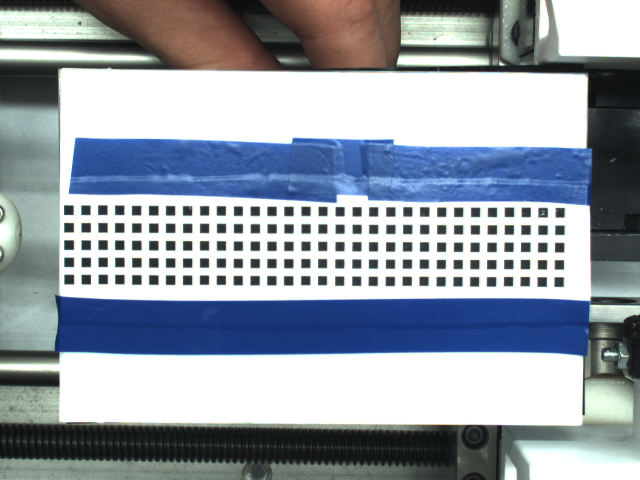
#> input picture Test Images/5x30_squares_l-2mm_space-4mm.png, 1280 x 960 px, given in place of 80mm_70mm.png, which was not available (shown at 1/2 size)
$ python image_processing.py 'Test Images/5x30_squares_l-2mm_space-4mm.png'
#> lines starting #> are read from the running program, lines starting #| are printed output that depends on the picture; after the words box and inside, x2 and y2 are one past the last pixel; in counts of white or black regions, pixels touching at a corner belong together; pictures that were not available may be replaced by others from this repository, and a replacement may not be noted
import cv2
import numpy as np
from skimage.morphology import skeletonize
import sys, os
from scipy.interpolate import splrep, splev, CubicSpline
from scipy.integrate import quad
from scipy.optimize import fsolve, leastsq
from matplotlib.pyplot import draw
import matplotlib.pyplot as plt
import re
# import scipy


def smooth_data ( Y, window, iterations = 1 ):
	retval = Y.copy()

	for k in range( iterations ):
		tmp = []
		for i in range( len( Y ) ):
			lidx = i - window
			uidx = i + window + 1
			if lidx < 0:
				lidx = 0

			if uidx > len( retval ):
				uidx = len( retval )

			tmp.append( np.mean( retval[lidx: uidx] ) )

		# for

		retval = np.array( tmp )

	# for

	return retval

# smooth_data


def load_image( filename ):
	img = cv2.imread( filename, cv2.IMREAD_COLOR )
	gray_image = cv2.cvtColor( img, cv2.COLOR_BGR2GRAY )

	return img, gray_image


# [11 lines left out: function set_ROI, not called in this run]

# set_ROI


def set_ROI_box( image, crop_area ):
	""" Sets a box around the region of interest and returns what is
		in the box

		crop = (top_leftX, top_leftY, bottom_rightX, bottom_rightY)
	"""
	tlx, tly, brx, bry = crop_area

	cropped_image = image[tly:bry, tlx:brx]

	return cropped_image

# set_ROI_box


# [75 lines left out: functions binary, gen_kernel, canny_edge_detection, not called in this run]


def get_centerline( edge_image ):
	# [10 lines of commented-out code are left out]
	binary = np.copy( edge_image ) / 255
	skeleton = skeletonize( binary )
	skeleton = skeleton.astype( np.uint8 ) * 255

	return skeleton


def stitch( canny_img, binary_img ):
	binary_nonzero = np.argwhere( binary_img )  # find all nonzero indices

	# sort by x-coordinate
	binary_nonzero = sorted( binary_nonzero, key = lambda element: element[1] )
	binary_nonzero = np.asarray( binary_nonzero )  # convert back to numpy array

	canny_nonzero = np.argwhere( canny_img )  # find all nonzero indices
	canny_max_idx = np.argmax( canny_nonzero[:, 1] )  # find the index of rightmost point
	canny_max = canny_nonzero[canny_max_idx][1]  # find the index in original image

	stitch_img = np.copy( canny_img )
	# find where rightmost point stops in binary image
	binary_start = np.argwhere( binary_nonzero[:, 1] == canny_max )[0][0]

	# add binary_img points to stitch_img
	for b in range( binary_start, binary_nonzero.shape[0] ):
		coord = binary_nonzero[b]
		stitch_img[coord[0], coord[1]] = 255

	return stitch_img

# stitch


def find_param_along_poly ( poly: np.poly1d, x0: float, target_length: float ):
	deriv_1 = np.polyder( poly, 1 )
	integrand = lambda x: np.sqrt( 1 + ( deriv_1( x ) ) ** 2 )

	arc_length = lambda x: quad( integrand, x0, x )[0]
	cost_fn = lambda x: np.abs( target_length - arc_length( x ) )

	ret_x = fsolve( cost_fn, x0 )[0]
	err = target_length - arc_length( ret_x )

	return ret_x, err

# find_param_along_poly


# [7 lines left out: function find_param_along_spline, not called in this run]

# find_param_along_spline


def arclength( poly: np.poly1d, a: float, b: float ):
	deriv_1 = np.polyder( poly, 1 )
	integrand = lambda x: np.sqrt( 1 + ( deriv_1( x ) ) ** 2 )

	return quad( integrand, a, b )[0]

# arclength


# [7 lines left out: function arclength_spline, not called in this run]

# arclength_spline


def xycenterline( centerline_img ):
	N_rows, N_cols = np.shape( centerline_img )

	x = np.arange( N_cols )  # x-coords
	y = N_rows * np.ones( N_cols )  # y-coords
	y = np.argmax( centerline_img, 0 )

	x = x[y > 0]
	y = y[y > 0]

	return x, y

# xycenterline


def find_active_areas( x0: float, poly: np.poly1d, lengths, pix_per_mm ):
	''' Determines the active area x parameters for the fit polynomial given
		a desired arclength(s).
	'''

	lengths = pix_per_mm * np.array( lengths )

	ret_x = []
	for l in lengths:
		ret_x.append( find_param_along_poly( poly, x0, l )[0] )

	return ret_x

# find_active_areas


def fit_polynomial( centerline_img, deg ):
	nonzero = np.argwhere( centerline_img )
# 	x_coord = nonzero[:, 1]
# 	y_coord = nonzero[:, 0]
# 	poly = np.poly1d( np.polyfit( x_coord, y_coord, deg ) )

	N_rows, N_cols = np.shape( centerline_img )

	x = np.arange( N_cols )  # x-coords
	y = N_rows * np.ones( N_cols )  # y-coords
	y = np.argmax( centerline_img, 0 )

	x = x[y > 0]
	y = y[y > 0]
	poly = np.poly1d( np.polyfit( x, y, deg ) )

	return poly, x

# fit_polynomial


def fit_spline( centerline_img ):
	N_rows, N_cols = np.shape( centerline_img )

	x = np.arange( N_cols )  # x-coords
	y = N_rows * np.ones( N_cols )  # y-coords
	y = np.argmax( centerline_img, 0 )

	x = x[y > 0]
	y = y[y > 0]

# 	spline = splrep( x, y  )
	spline = CubicSpline( x, y, bc_type = "natural" )

	return spline, x

# fit_spline


def find_curvature( p: np.poly1d, x ):
	p1 = np.polyder( p, 1 )
	p2 = np.polyder( p, 2 )

	return p2( x ) / ( 1 + ( p1( x ) ) ** 2 ) ** ( 3 / 2 )

# find_curvature


# [16 lines left out: function find_spline_curvature, not called in this run]

# find_spline_curvature


def fit_circle_raw_curvature( y, x, x_int, width: float ):
	k = []
	for xi in x_int:
		idxs = np.abs( x - xi ) <= width
		x_window = x[idxs]
		y_window = y[idxs]

		xm = np.mean( x_window )
		ym = np.mean( y_window )

		calcdist = lambda xc, yc: np.sqrt( ( x_window - xc ) ** 2 + ( y_window - yc ) ** 2 )
		costfn = lambda c: np.abs( calcdist( *c ) - np.mean( calcdist( *c ) ) )

		c2, ier = leastsq( costfn , ( xm, ym ) )
		R = np.mean( calcdist( *c2 ) )
		if c2[1] - ym < 0:
			R *= -1

		k.append( 1 / R )

	# for

	return np.array( k )

# fit_circle_raw_curvature


def fit_circle_curvature( p, x, x_int, width: float ):
	k = []
	for xi in x_int:
		x_window = x[np.abs( x - xi ) <= width]
		y_window = p( x_window )

		xm = np.mean( x_window )
		ym = np.mean( y_window )

		calcdist = lambda xc, yc: np.sqrt( ( x_window - xc ) ** 2 + ( y_window - yc ) ** 2 )
		costfn = lambda c: np.abs( calcdist( *c ) - np.mean( calcdist( *c ) ) )

		c2, ier = leastsq( costfn , ( xm, ym ) )
		R = np.mean( calcdist( *c2 ) )
		if c2[1] - ym < 0:
			R *= -1

		k.append( 1 / R )

	# for

	return np.array( k )

# fit_circle_curvature


# [90 lines left out: functions find_active_areas_poly, plot_func_image, plot_spline_image, not called in this run]
# 	plt.show()

# plot_spline_image


def main():

	filename = '80mm_70mm.png'
	directory = 'Test Images/Curvature_experiment_11-15-19/'
	pix_per_mm = 8.498439  # 767625596
	crop_area = ( 84, 250, 1280, 715 )

	# metadata processing
	pattern = r'([0-9]+)mm_([0-9]+)mm.png'
	result = re.search( pattern, filename )
	act_R1, act_R2 = result.groups()
	act_R1 = float( act_R1 )
	act_R2 = -float( act_R2 )

	x_ignore = ( 450, 800 )

	img, gray_image = load_image( directory + filename )
#> in load_image, img is the input picture: shape (960, 1280, 3); mean B, G, R 168.2, 157.7, 148.9
#> in load_image, `gray_image = cv2.cvtColor( img, cv2.COLOR_BGR2GRAY )`:
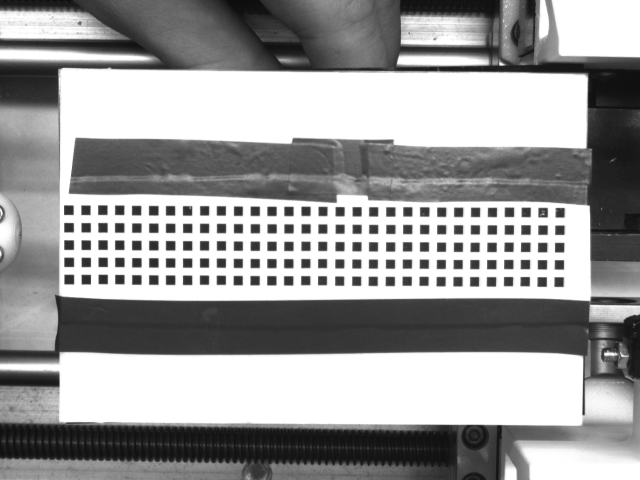
#> gray_image: shape (960, 1280) (shown at 1/2 size); min 12, max 255, mean 156.3

	crop_img = set_ROI_box( gray_image, crop_area )
#> in set_ROI_box, `cropped_image = image[tly:bry, tlx:brx]`:
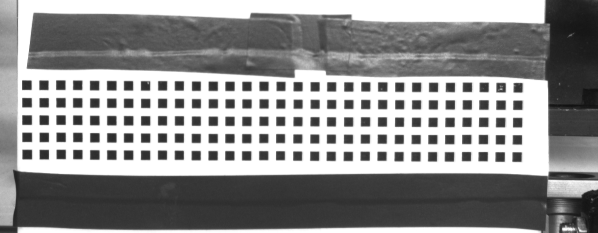
#> cropped_image: shape (465, 1196) (shown at 1/2 size); min 16, max 255, mean 145.2
# 	cv2.imshow( "Cropped Image", crop_img )

	binary_img = cv2.threshold( crop_img, 100, 255, cv2.THRESH_BINARY_INV )[1]
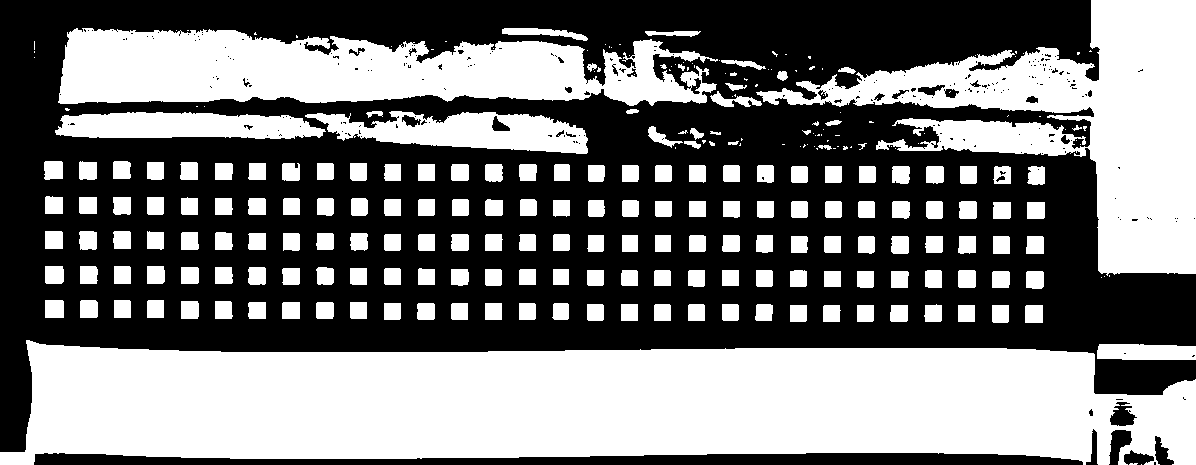
#> binary_img: shape (465, 1196); 46.9% white; 275 white regions (94 under 20 px), largest, box (x1, y1, x2, y2) and area: (0, 340, 1196, 465) 119708, (756, 0, 1196, 276) 43919, (58, 28, 718, 106) 35836
# 	cv2.imshow( "Binarized Image", binary_img )

# 	canny_edges = canny_edge_detection( crop_img )
	skeleton = get_centerline( binary_img )
#> in get_centerline, `skeleton = skeletonize( binary )`:
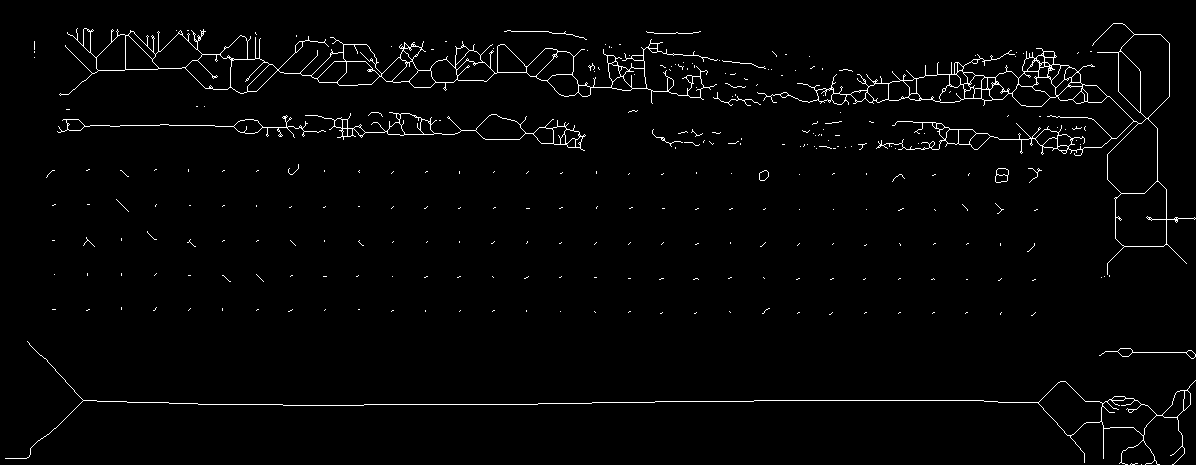
#> skeleton: shape (465, 1196) bool; 2% white in thin lines or dots
# 	cv2.imshow( "Skeletonized image", skeleton )

	stitch_img = stitch( skeleton, binary_img )
#> in stitch, `binary_nonzero = np.argwhere( binary_img )`: binary_nonzero = 260693 pairs, first value 0 to 464, second value 0 to 1195
#> in stitch, `binary_nonzero = sorted( binary_nonzero, key = lambda element: element..`: binary_nonzero = 260693 items
#> in stitch, `binary_nonzero = np.asarray( binary_nonzero )`: binary_nonzero = 260693 pairs, first value 0 to 464, second value 0 to 1195
#> in stitch, `canny_nonzero = np.argwhere( canny_img )`: canny_nonzero = 10906 pairs, first value 23 to 464, second value 5 to 1195
#> in stitch, `canny_max_idx = np.argmax( canny_nonzero[:, 1] )`: canny_max_idx = 8484
#> in stitch, `canny_max = canny_nonzero[canny_max_idx][1]`: canny_max = 1195
#> in stitch, `binary_start = np.argwhere( binary_nonzero[:, 1] == canny_max )[0][0]`: binary_start = 260319
#> the loop in stitch, `for b in range( binary_start, binary_nonzero.shape[0] ):` made 374 passes
#> coord on passes 1 to 3: [0, 1195], [1, 1195], [2, 1195]
#> after the loop in stitch, `for b in range( binary_start, binary_nonzero.shape[0] ):`:
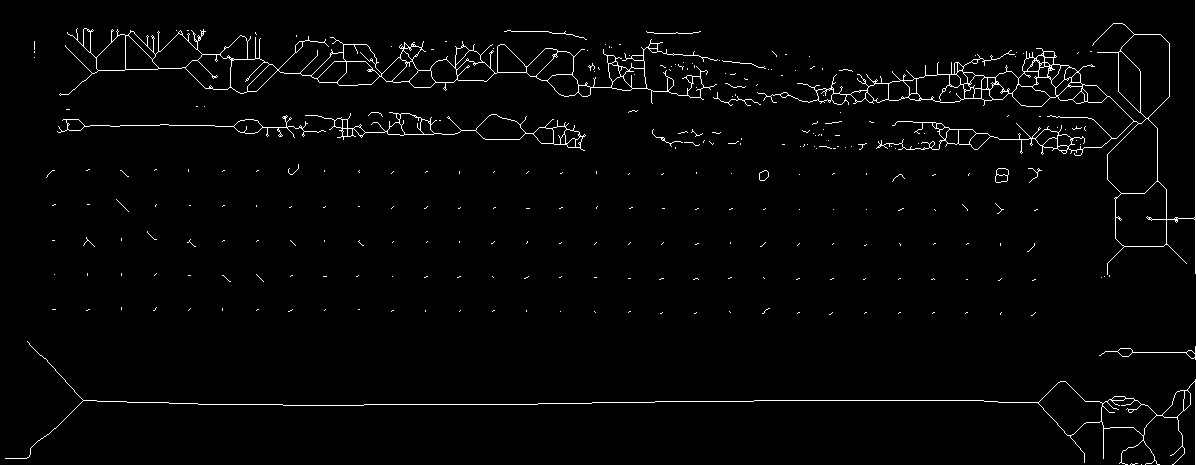
#> stitch_img: shape (465, 1196); 2% white in thin lines or dots

	print( 'fitting the polynomial' )
	poly, x = fit_polynomial( skeleton, 15 )
#> in fit_polynomial, `nonzero = np.argwhere( centerline_img )`: nonzero has the same summary as canny_nonzero in stitch
#> in fit_polynomial, `y = np.argmax( centerline_img, 0 )`: y = 1196 values, max 458 at index 5, min 0 at index 0, mean 69.31
#> in fit_polynomial, `x = x[y > 0]`: x = 1191 values from 5 to 1195
#> in fit_polynomial, `y = y[y > 0]`: y = 1191 values, max 458 at index 0, min 23 at index 1108, mean 69.6
#> x = 1191 values from 5 to 1195
	xc, yc = xycenterline( skeleton )
#> in xycenterline, `y = np.argmax( centerline_img, 0 )`: y = 1196 values, max 458 at index 5, min 0 at index 0, mean 69.31
#> in xycenterline, `x = x[y > 0]`: x = 1191 values from 5 to 1195
#> in xycenterline, `y = y[y > 0]`: y = 1191 values, max 458 at index 0, min 23 at index 1108, mean 69.6
#> xc = 1191 values from 5 to 1195; yc has the same summary as y in xycenterline
	s, _ = fit_spline( skeleton )
#> in fit_spline, `y = np.argmax( centerline_img, 0 )`: y = 1196 values, max 458 at index 5, min 0 at index 0, mean 69.31
#> in fit_spline, `x = x[y > 0]`: x = 1191 values from 5 to 1195
#> in fit_spline, `y = y[y > 0]`: y = 1191 values, max 458 at index 0, min 23 at index 1108, mean 69.6

	total_length = arclength( poly, np.min( x ), np.max( x ) )
#> total_length = 1802.4

	lengths = ( np.arange( 1, 25 ) / 25 ) * total_length
#> lengths = 24 values from 72.1 to 1730.3
	x_sol = find_active_areas( np.min( x ), poly, lengths, 1 )
#> the loop in find_active_areas, `for l in lengths:` made 24 passes
#> (l, ret_x in find_param_along_poly, err in find_param_along_poly) on passes 1 to 8: (72.1, 23.57, -1.42e-14), (144.2, 32.61, -4.83e-13), (216.3, 40.96, -1.14e-13), (288.4, 49.82, 1.71e-13), (360.5, 60.4, 5.68e-13), (432.6, 75.72, 1.14e-12), (504.7, 120.8, -1.14e-13), (576.8, 185.5, -1.36e-12)
#> after the loop in find_active_areas, `for l in lengths:`: ret_x = [23.57, 32.61, 40.96, 49.82, 60.4, 75.72, 120.8, 185.5, 256.7, 327.7, 399.3, 470.3, 542.3, 614.3, 686.3, 756.2, 824.7, 895.5, 964.5, 1036, 1098.6, 1150.8, 1169.5, 1182.5]
#> x_sol has the same summary as ret_x in find_active_areas

# [24 lines of commented-out code are left out]

	plt.plot( x, poly( x ), label = "Polynomial Fit" )
	plt.plot( x, s( x ), label = "Spline Fit" )
	plt.title( "Shape plots" )
	plt.legend()

	R_poly = 1 / find_curvature( poly, x ) / pix_per_mm
#> R_poly = 1191 values, max 12336.6 at index 212, min -14643.6 at index 31, mean 8.95
	circle_curv_win = 20 * pix_per_mm
	R_pcirc = 1 / fit_circle_curvature( poly, x, x, circle_curv_win ) / pix_per_mm
#> the loop in fit_circle_curvature, `for xi in x_int:` made 1191 passes
#> (xm, ym, R) on passes 308 to 315: (312, 48.35, -3255.3), (313, 48.36, -3238.6), (314, 48.37, -3215), (315, 48.38, -3185.1), (316, 48.38, -3149.1), (317, 48.39, -3107.6), (318, 48.39, -3061.3), (319, 48.39, -3010.6)
#> after the loop in fit_circle_curvature, `for xi in x_int:`: k = 1191 values, max 0.00972 at index 1190, min -0.00265 at index 827, mean 0.00173
#> R_pcirc = 1191 values, max 1610229 at index 280, min -404.2 at index 439, mean 62425.1
	R_scirc = 1 / fit_circle_curvature( s, x, x, circle_curv_win ) / pix_per_mm
#> the loop in fit_circle_curvature (call 2), `for xi in x_int:` made 1191 passes
#> (xm, ym, c2, R) on passes 1 to 3: (89.5, 139.2, [399.3, 316.2], 392.5), (90, 138.6, [392, 314.6], 385.9), (90.5, 138, [385.6, 313.2], 380.1)
	R_raw = 1 / fit_circle_raw_curvature( yc, xc, xc, circle_curv_win ) / pix_per_mm

	window = 100
	iterations = 2
	Rpc_mean = smooth_data( R_pcirc, window , iterations = iterations )
	Rp_mean = smooth_data ( R_poly, window , iterations = iterations )
	Rsc_mean = smooth_data( R_scirc, window , iterations = iterations )
	Rraw_mean = smooth_data ( R_raw, window, iterations = iterations )

	plt.figure()
	plt.xlabel( "x (px)" )
	plt.ylabel( "Radius of Curvature (mm)" )

	plt.plot( x, R_pcirc , label = "Circle-poly, no smooth" )
# 	plt.plot( x, Rpc_mean , label = "Circle-poly, {}px smooth, {} iters.".format( window, iterations ) )

	plt.plot( x, R_poly, label = "Polynomial, no smooth" )
# 	plt.plot( x, Rp_mean, label = "Polynomial, {}px smooth, {} iters.".format( window, iterations ) )

	plt.plot( x, R_raw, label = "Circle-raw, no smooth" )
# 	plt.plot( x, Rraw_mean, label = "Circle-raw, {}px smooth, {} iters.".format( window, iterations ) )

# 	plt.plot( x, R_scirc, label = "Circle-spline, no smooth" )
# 	plt.plot( x, Rsc_mean , label = "Circle-spline, {}px smooth, {} iters.".format( window, iterations ) )

	# boundary lines
	plt.plot( x_ignore[0] * np.ones( 2 ), [-300, 300], 'k--' )
	plt.plot( x_ignore[1] * np.ones( 2 ), [-300, 300], 'k--' )

	# actual values
	plt.plot( [np.min( x ), x_ignore[0]], [act_R1, act_R1], 'r', label = "R1: {}mm".format( act_R1 ) )
	plt.plot( [x_ignore[1], np.max( x )], [act_R2, act_R2], 'r', label = "R2: {}mm".format( act_R2 ) )

	plt.ylim( -120, 120 )
	plt.title( "Radius of Curvature vs. x" )
	plt.legend()

# [7 lines of commented-out code are left out]
	plt.show()
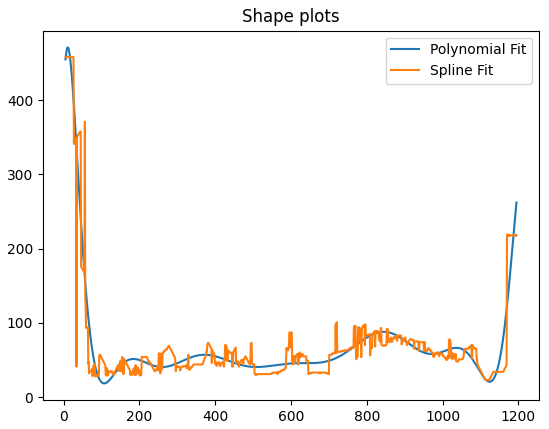
#> figure drawn by matplotlib, 1 panel; curve peaks at x = 11, y = 471.1; curve peaks at x = 5, y = 458
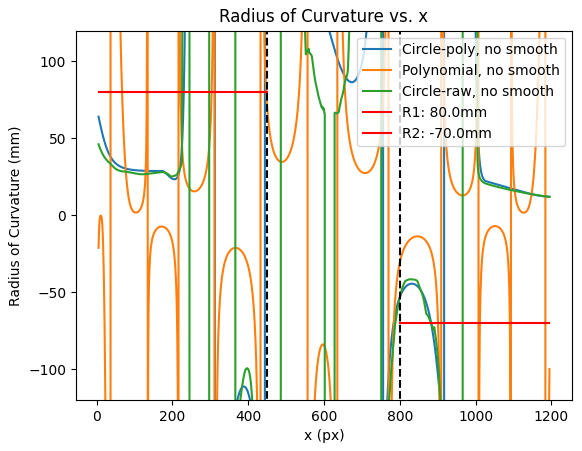
#> figure drawn by matplotlib, 1 panel; curve peaks at x = 285, y = 1610229; curve peaks at x = 217, y = 12336.6; curve peaks at x = 971, y = 999346.5
	cv2.destroyAllWindows()

	print( filename )

	# poly statistics
	mean_Rp1 = np.mean( R_poly[x < x_ignore[0]] )
	max_Rp1 = np.max( R_poly[x < x_ignore[0]] )
	min_Rp1 = np.min( R_poly[x < x_ignore[0]] )

	mean_Rp2 = np.mean( R_poly[x > x_ignore[1]] )
	max_Rp2 = np.max( R_poly[x > x_ignore[1]] )
	min_Rp2 = np.min( R_poly[x > x_ignore[1]] )

	# circle-poly statistics
	mean_Rpc1 = np.mean( R_pcirc[x < x_ignore[0]] )
	max_Rpc1 = np.max( R_pcirc[x < x_ignore[0]] )
	min_Rpc1 = np.min( R_pcirc[x < x_ignore[0]] )

	mean_Rpc2 = np.mean( R_pcirc[x > x_ignore[1]] )
	max_Rpc2 = np.max( R_pcirc[x > x_ignore[1]] )
	min_Rpc2 = np.min( R_pcirc[x > x_ignore[1]] )

	# circle-raw statistics
	mean_Rpr1 = np.mean( R_raw[x < x_ignore[0]] )
	max_Rpr1 = np.max( R_raw[x < x_ignore[0]] )
	min_Rpr1 = np.min( R_raw[x < x_ignore[0]] )

	mean_Rpr2 = np.mean( R_raw[x > x_ignore[1]] )
	max_Rpr2 = np.max( R_raw[x > x_ignore[1]] )
	min_Rpr2 = np.min( R_raw[x > x_ignore[1]] )

	print( "Polynomial Statistics" )
	print( "Region 1" )
	print( "Mean R: {:.3f}\nMax R: {:.3f}\nMin R: {:.3f}".format(
					mean_Rp1, max_Rp1, min_Rp1 ) )
#| Mean R: 4.159
#| Max R: 12336.589
#| Min R: -14643.551
	print()
	print( "Region 2" )
	print( "Mean R: {:.3f}\nMax R: {:.3f}\nMin R: {:.3f}".format(
					mean_Rp2, max_Rp2, min_Rp2 ) )
#| Mean R: -6.417
#| Max R: 2803.369
#| Min R: -8751.316
	print()

	print( "Circle-Polynomial Statistics" )
	print( "Region 1" )
	print( "Mean R: {:.3f}\nMax R: {:.3f}\nMin R: {:.3f}".format(
					mean_Rpc1, max_Rpc1, min_Rpc1 ) )
#| Mean R: 80611.964
#| Max R: 1610228.978
#| Min R: -404.163
	print()
	print( "Region 2" )
	print( "Mean R: {:.3f}\nMax R: {:.3f}\nMin R: {:.3f}".format(
					mean_Rpc2, max_Rpc2, min_Rpc2 ) )
#| Mean R: 81098.930
#| Max R: 1436816.710
#| Min R: -148.535
	print()

	print( "Circle-Raw Statistics" )
	print( "Region 1" )
	print( "Mean R: {:.3f}\nMax R: {:.3f}\nMin R: {:.3f}".format(
					mean_Rpr1, max_Rpr1, min_Rpr1 ) )
#| Mean R: 39957.469
#| Max R: 722092.574
#| Min R: -760651.038
	print()
	print( "Region 2" )
	print( "Mean R: {:.3f}\nMax R: {:.3f}\nMin R: {:.3f}".format(
					mean_Rpr2, max_Rpr2, min_Rpr2 ) )
#| Mean R: 31943.750
#| Max R: 999346.513
#| Min R: -393.695
	print()

# main


# [48 lines left out: functions main_test_spline, main_error, not called in this run]

# main_error


if __name__ == '__main__':
# 	main(sys.argv[1:])
	main()
# 	main_error()
